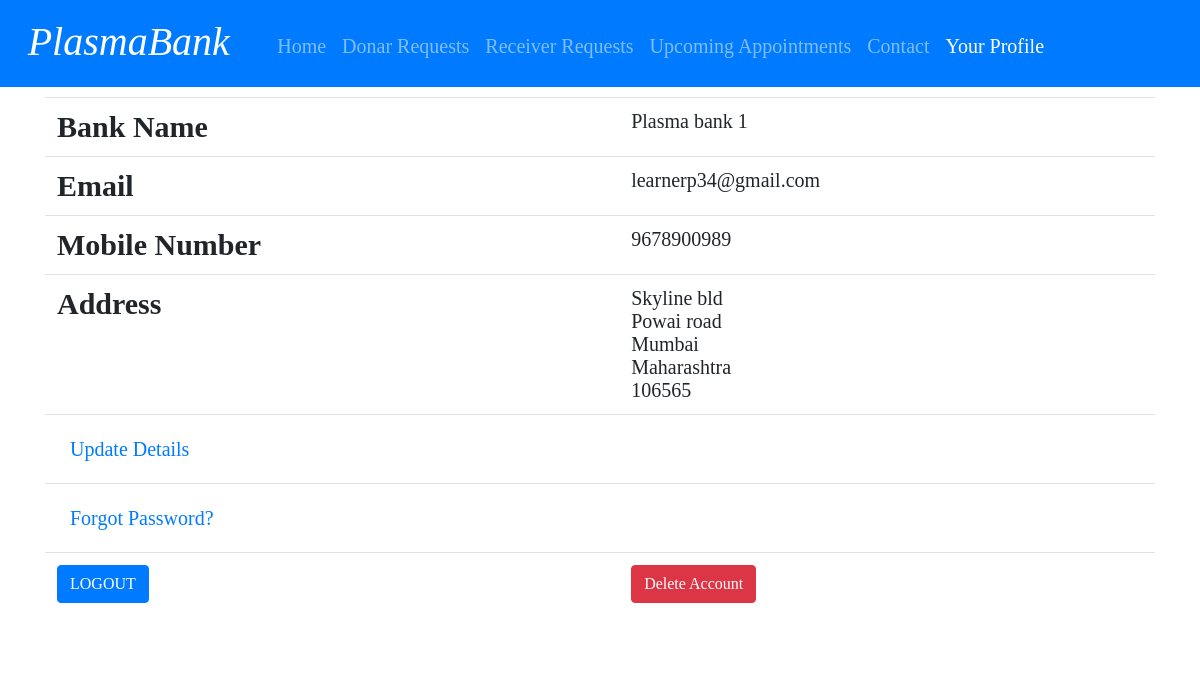
Page /organization/profile_org.php (signed in) on the committed database.
### tables this page shows
CREATE TABLE `organizational_user` (
  `org_id` int(50) NOT NULL,
  `pbname` varchar(50) NOT NULL,
  `email` varchar(50) NOT NULL,
  `phone` varchar(50) NOT NULL,
  `password` varchar(50) NOT NULL,
  `addressline1` varchar(255) NOT NULL,
  `addressline2` varchar(255) NOT NULL,
  `city` varchar(50) NOT NULL,
  `state` varchar(50) NOT NULL,
  `pincode` int(50) NOT NULL,
  `approvalfile` varchar(255) NOT NULL,
  `checkedtoken` varchar(255) NOT NULL,
  `initialtoken` varchar(255) NOT NULL,
  `approval_status` int(50) NOT NULL
);

### organization/profile_org.php (the view, shortened to what this page needs)
<html>
    <head>
        <link rel="stylesheet" type="text/css" href="stylesheet.css">
        <link rel="stylesheet" href="https://stackpath.bootstrapcdn.com/bootstrap/4.5.0/css/bootstrap.min.css">
    </head>
    <body>
    <?php
       $email=$_SESSION['email'];
       $db=new database();
       $conn=$db->connect();
    ?>
        <nav class="navbar navbar-expand-lg navbar-dark bg-primary">
            <div class="navbar-brand"><h1><i>PlasmaBank</i></h1></div>
            <div class="collapse navbar-collapse" id="navbarColor01">
              <ul class="navbar-nav mr-auto">
                <li class="nav-item">
                  <a class="nav-link"  href="home.php">Home</a>
                </li>
                <li class="nav-item">
                  <a class="nav-link"  href="donar_appointment.php">Donar Requests</a>
                </li>
                <li class="nav-item">
                  <a class="nav-link"  href="receiver_appointment.php">Receiver Requests</a>
                </li>
                <li class="nav-item">
                  <a class="nav-link"  href="upcoming_appointments.php">Upcoming Appointments</a>
                </li>
                <li class="nav-item">
                  <a class="nav-link" href="contact.php">Contact</a>
                </li>
                <li class="nav-item">
                  <a class="nav-link active" href="profile_org.php">Your Profile</a>
                </li>
              </ul>
            </div>
          </nav>
          <?php
            $sql="SELECT * FROM organizational_user WHERE email='$email';";
            $result=mysqli_query($conn,$sql);
            if($result==true)
            {
                if(mysqli_num_rows($result)>0)
                {
                    $row=mysqli_fetch_assoc($result);
                }
                else
                {
                    echo'<script>alert("Error occured. Please try again later.")</script>';
                    echo "<script>location.href='home.php'</script>";
                }
            }
            else{
                echo'<script>alert("Error occured. Please try again later.")</script>';
                echo "<script>location.href='home.php'</script>";
            }
        echo "<div class='container' id='i2'>
          <table id='table' class='table table-hover'>
            <tr>
              <th>Bank Name</th>
              <td id='pbname'>$row[pbname]</td>
            </tr>
            <tr>
              <th>Email</th>
              <td id='email'>$row[email]</td>
            </tr>
            <tr>
              <th>Mobile Number</th>
              <td id='phone'>$row[phone]</td>
            </tr>
            <tr>
              <th>Address</th>
              <td id='address'>$row[addressline1]<br>
              $row[addressline2]<br>
              $row[city]<br>
              $row[state]<br>
              $row[pincode]<br></td>
            </tr>
            <tr>
                <th>
                    <a class='btn btn-link'  href='update_org.php' style='font-size: 20px;'>Update Details</a>
                </th>
                <td>
                </td>
            </tr>
            <tr>
                <th>
                    <a class='btn btn-link'  href='handler_org.php?req=forgot_pass' style='font-size: 20px;'>Forgot Password?</a>
                </th>
                <td>
                </td>
            </tr>
            <tr>
                <th>
                        <form id='form_register' method='POST' action='handler_org.php?req=logout'>
                            <input type='submit' class='btn btn-primary' value='LOGOUT'>
                        </form>
                </th>
                <td>
                <form id='form_register' method='POST' action='handler_org.php?req=delete_account&token=$row[initialtoken]'>
                <input type='submit' class='btn btn-danger' value='Delete Account'>
            </form>
                </td>
            </tr>
          </table></div>";
          ?>
    </body>
</html>

### organization/stylesheet.css (style rules this page uses)
body { font-size: 20px; background-color: rgb(240,240,240); font-family: arial, sans-serif; margin: 25px; }
h1 { font-size: 50px; font-weight: normal; margin-top: 5px; }
nav > div { font-size: 20px; font-weight: normal; margin-top: 5px; padding: 0% 1% 0% 1%; display: inline-block; }

### organization/profile_org.php (style rules this page uses)
body { font-family: 'Times New Roman', Times, serif; }
#table { margin-top: 10px; }
#table th { font-size: 30px; align-items: center; justify-content: center; }
#table td { font-size: 20px; align-items: center; justify-content: center; }

### rows in the picture
organizational_user: pbname "Plasma bank 1", email "learnerp34@gmail.com", phone "9678900989", addressline1 "Skyline bld", addressline2 "Powai road", city "Mumbai", state "Maharashtra", pincode "106565"
